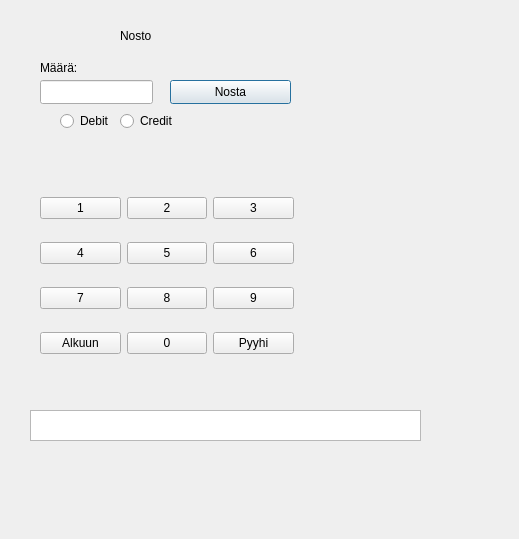
<?xml version="1.0" encoding="UTF-8"?>
<ui version="4.0">
 <class>withdrawBalance</class>
 <widget class="QDialog" name="withdrawBalance">
  <property name="geometry">
   <rect>
    <x>0</x>
    <y>0</y>
    <width>519</width>
    <height>539</height>
   </rect>
  </property>
  <property name="windowTitle">
   <string>Dialog</string>
  </property>
  <widget class="QLineEdit" name="withdrawAmountText">
   <property name="geometry">
    <rect>
     <x>40</x>
     <y>80</y>
     <width>113</width>
     <height>24</height>
    </rect>
   </property>
  </widget>
  <widget class="QLabel" name="label">
   <property name="geometry">
    <rect>
     <x>40</x>
     <y>60</y>
     <width>49</width>
     <height>16</height>
    </rect>
   </property>
   <property name="text">
    <string>Määrä:</string>
   </property>
  </widget>
  <widget class="QTextBrowser" name="withdrawAmountOutput">
   <property name="geometry">
    <rect>
     <x>30</x>
     <y>410</y>
     <width>391</width>
     <height>31</height>
    </rect>
   </property>
  </widget>
  <widget class="QPushButton" name="buttonWithdraw">
   <property name="geometry">
    <rect>
     <x>170</x>
     <y>80</y>
     <width>121</width>
     <height>24</height>
    </rect>
   </property>
   <property name="text">
    <string>Nosta</string>
   </property>
  </widget>
  <widget class="QLabel" name="label_2">
   <property name="geometry">
    <rect>
     <x>120</x>
     <y>20</y>
     <width>161</width>
     <height>31</height>
    </rect>
   </property>
   <property name="text">
    <string>Nosto</string>
   </property>
  </widget>
  <widget class="QWidget" name="layoutWidget">
   <property name="geometry">
    <rect>
     <x>40</x>
     <y>183</y>
     <width>256</width>
     <height>141</height>
    </rect>
   </property>
   <layout class="QVBoxLayout" name="verticalLayout"/>
  </widget>
  <widget class="QWidget" name="">
   <property name="geometry">
    <rect>
     <x>40</x>
     <y>180</y>
     <width>254</width>
     <height>192</height>
    </rect>
   </property>
   <layout class="QGridLayout" name="gridLayout">
    <item row="1" column="2">
     <widget class="QPushButton" name="btn6">
      <property name="text">
       <string>6</string>
      </property>
     </widget>
    </item>
    <item row="3" column="1">
     <widget class="QPushButton" name="btn0">
      <property name="text">
       <string>0</string>
      </property>
     </widget>
    </item>
    <item row="0" column="2">
     <widget class="QPushButton" name="btn3">
      <property name="text">
       <string>3</string>
      </property>
     </widget>
    </item>
    <item row="2" column="1">
     <widget class="QPushButton" name="btn8">
      <property name="text">
       <string>8</string>
      </property>
     </widget>
    </item>
    <item row="3" column="0">
     <widget class="QPushButton" name="btnReturn">
      <property name="text">
       <string>Alkuun</string>
      </property>
     </widget>
    </item>
    <item row="3" column="2">
     <widget class="QPushButton" name="btnErase">
      <property name="text">
       <string>Pyyhi</string>
      </property>
     </widget>
    </item>
    <item row="1" column="0">
     <widget class="QPushButton" name="btn4">
      <property name="text">
       <string>4</string>
      </property>
     </widget>
    </item>
    <item row="0" column="1">
     <widget class="QPushButton" name="btn2">
      <property name="text">
       <string>2</string>
      </property>
     </widget>
    </item>
    <item row="0" column="0">
     <widget class="QPushButton" name="btn1">
      <property name="text">
       <string>1</string>
      </property>
     </widget>
    </item>
    <item row="1" column="1">
     <widget class="QPushButton" name="btn5">
      <property name="text">
       <string>5</string>
      </property>
     </widget>
    </item>
    <item row="2" column="2">
     <widget class="QPushButton" name="btn9">
      <property name="text">
       <string>9</string>
      </property>
     </widget>
    </item>
    <item row="2" column="0">
     <widget class="QPushButton" name="btn7">
      <property name="text">
       <string>7</string>
      </property>
     </widget>
    </item>
   </layout>
  </widget>
  <widget class="QRadioButton" name="radioButtonDebit">
   <property name="geometry">
    <rect>
     <x>60</x>
     <y>110</y>
     <width>91</width>
     <height>22</height>
    </rect>
   </property>
   <property name="text">
    <string>Debit</string>
   </property>
  </widget>
  <widget class="QRadioButton" name="radioButtonCredit">
   <property name="geometry">
    <rect>
     <x>120</x>
     <y>110</y>
     <width>91</width>
     <height>22</height>
    </rect>
   </property>
   <property name="text">
    <string>Credit</string>
   </property>
  </widget>
 </widget>
 <resources/>
 <connections/>
</ui>
